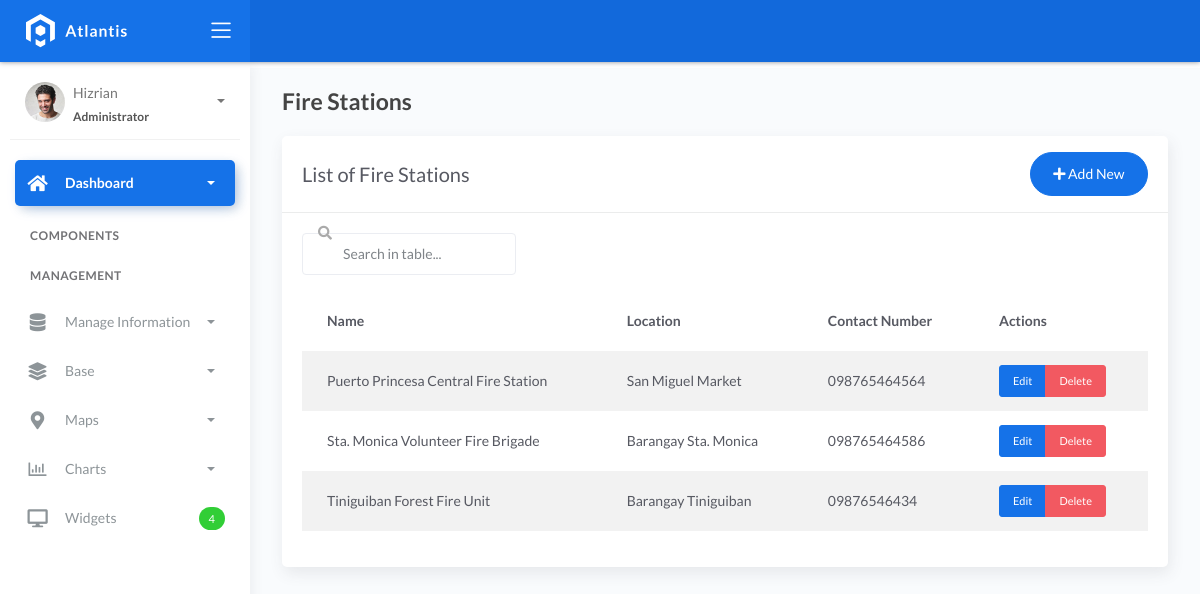
/firestations/, run on the app's committed database.
### mainsite/models.py (models this page shows, shortened)
class FireStation(models.Model):
    name = models.CharField(max_length=100)
    location = models.ForeignKey(Location, on_delete=models.CASCADE)
    contact_number = models.CharField(max_length=20)

class Location(models.Model):
    address = models.CharField(max_length=200)
    latitude = models.DecimalField(max_digits=9, decimal_places=6)
    longitude = models.DecimalField(max_digits=9, decimal_places=6)
    def __str__(self):
        return self.address

### mainsite/views.py (the view)
# urls.py: path('firestations/', views.firestation_list, name='firestation-list'),
def firestation_list(request):
    stations = FireStation.objects.all()
    return render(request, 'management/firestation_list.html', {'stations': stations})

### templates/management/firestation_list.html
{% extends 'management/base_list.html' %}
{% block page_title %}Fire Stations{% endblock %}
{% block list_title %}List of Fire Stations{% endblock %}
{% block add_url %}{% url 'firestation-add' %}{% endblock %}
{% block table_content %}
<thead>
    <tr>
        <th>Name</th>
        <th>Location</th>
        <th>Contact Number</th>
        <th>Actions</th>
    </tr>
</thead>
<tbody>
    {% for station in stations %}
    <tr>
        <td>{{ station.name }}</td>
        <td>{{ station.location }}</td>
        <td>{{ station.contact_number }}</td>
        <td>
            <div class="btn-group" role="group">
                <a href="{% url 'firestation-edit' station.pk %}" class="btn btn-primary btn-sm">Edit</a>
                <a href="{% url 'firestation-delete' station.pk %}" class="btn btn-danger btn-sm">Delete</a>
            </div>
        </td>
    </tr>
    {% endfor %}
</tbody>
{% endblock %}

### data on the page
FireStation: name "Puerto Princesa Central Fire Station", location "San Miguel Market", contact_number "098765464564"
FireStation: name "Sta. Monica Volunteer Fire Brigade", location "Barangay Sta. Monica", contact_number "098765464586"
FireStation: name "Tiniguiban Forest Fire Unit", location "Barangay Tiniguiban", contact_number "09876546434"
